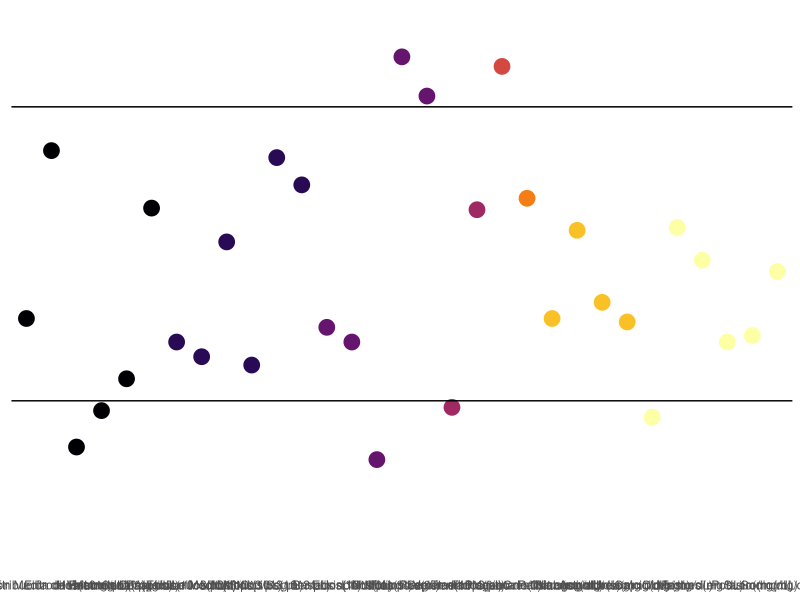
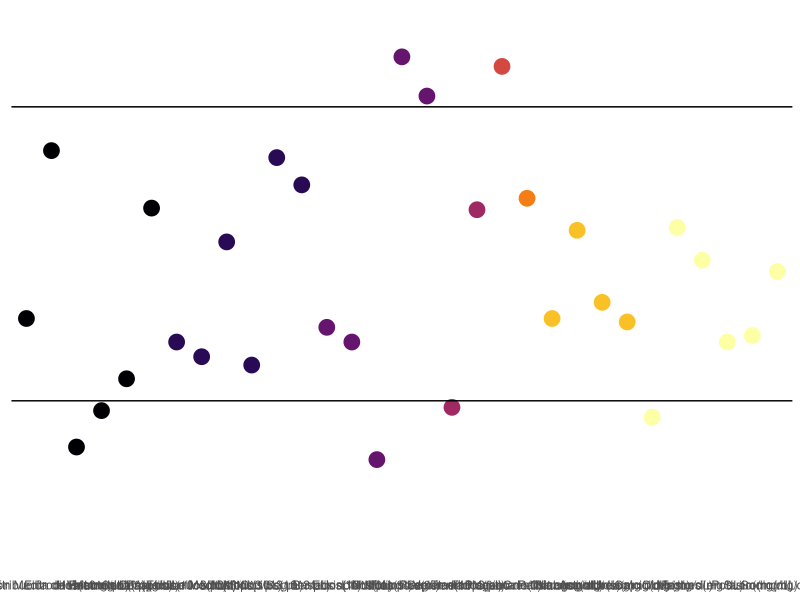

The R script that drew these images, in order:
# Cargamos nuestras librerías
if(require(tidyverse)==FALSE){
  install.packages("tidyverse")
  library(tidyverse)
}else{
  library(tidyverse)
}

# Cargamos los datos
biometria = readxl::read_excel("biometria_hematica.xlsx") %>%
  mutate(
    # Creamos nuestrosfactores
    grupo = ordered(grupo,
                   levels = c('formula roja', 'formula blanca', 'formula blanca pcts', 
                              'serie plaquetaria', 'ttpa', 'fibrogeno de claus', 
                              'quimica sanguinea','electrolitos'),
                    ),
    factor = fct_reorder(
                    factor(
                      paste0(factor,'(',unidades,')')
                      ), as.numeric(grupo)),
  resultado_normalizado = (resultado - minimo) / (maximo - minimo)
  )

# Graficamos 
biometria %>%
  ggplot(
    group = grupo
  ) +
  geom_point(
    aes(
      x = reorder(factor(factor), grupo),
      y = resultado_normalizado,
      col = grupo
    ),
    size = 5
  ) +
  scale_color_viridis_d(option = 'B') +
  geom_hline(yintercept = c(0,1)) +
  scale_y_continuous(limits = c(-0.5,1.25)) +
  theme_minimal() +
  theme(
    legend.position = 'none',
    panel.grid.major = element_blank(),
    panel.grid.minor = element_blank(),
    axis.title = element_blank(),
    axis.text.y = element_blank() 
  )

# Guardamos
ggsave('rangos.svg', dpi = 300, width =  67, units = 'cm')
